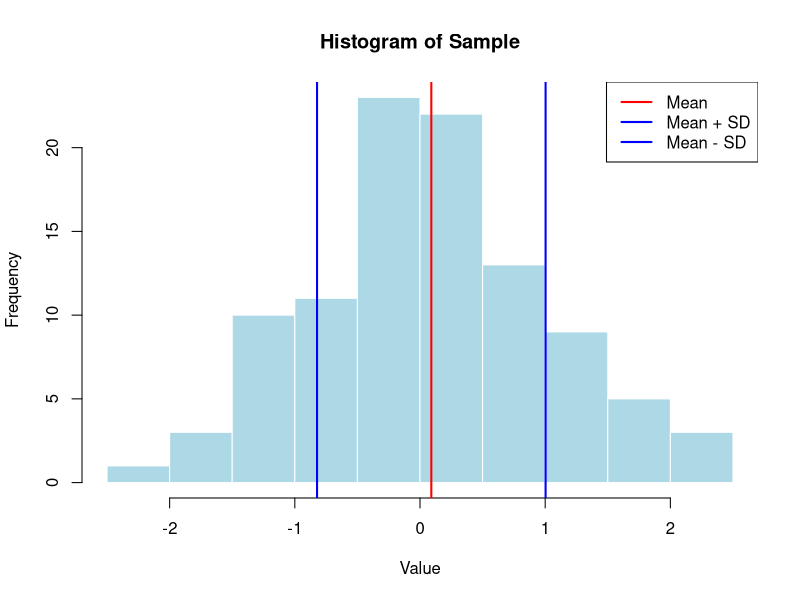

Reproduce this figure in R.
# Set the seed for reproducibility
set.seed(123)

# Generate a random sample of size 100 from a normal distribution
sample <- rnorm(100)

# Calculate the mean and standard deviation of the sample
mean <- mean(sample)
sd <- sd(sample)

# Print the results
cat("The mean of the sample is", mean, "\n")
cat("The standard deviation of the sample is", sd, "\n")

# Create a histogram of the sample with mean and standard deviation lines
hist(sample, main = "Histogram of Sample", xlab = "Value", ylab = "Frequency", col = "lightblue", border = "white")
abline(v = mean, col = "red", lwd = 2)
abline(v = mean + sd, col = "blue", lwd = 2)
abline(v = mean - sd, col = "blue", lwd = 2)
legend("topright", legend = c("Mean", "Mean + SD", "Mean - SD"), col = c("red", "blue", "blue"), lwd = 2)
